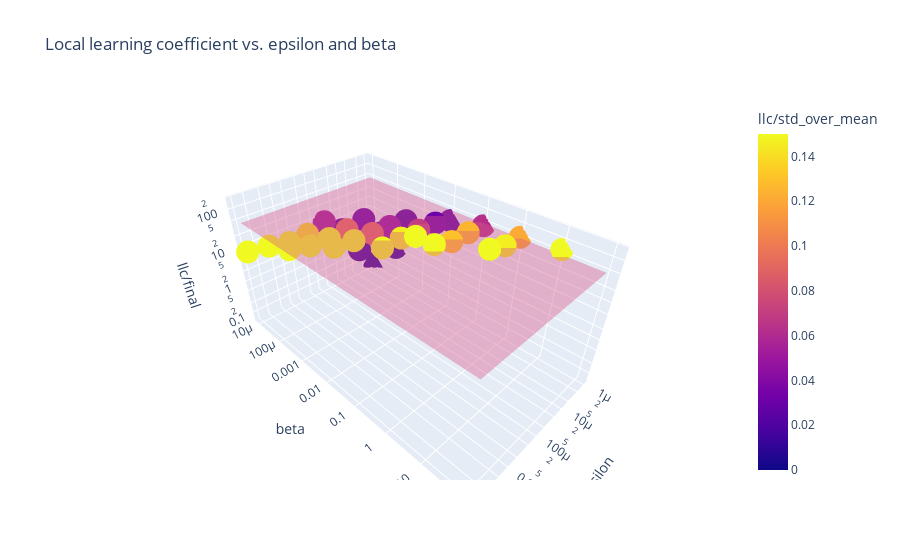

The notebook cell this image was saved under:
### Code cell
# To plot the convergence metric as color:
DLNanalyzer.plot(true_lambda = true_lambda, num_last_steps_to_average = 50, color="llc/std_over_mean")
